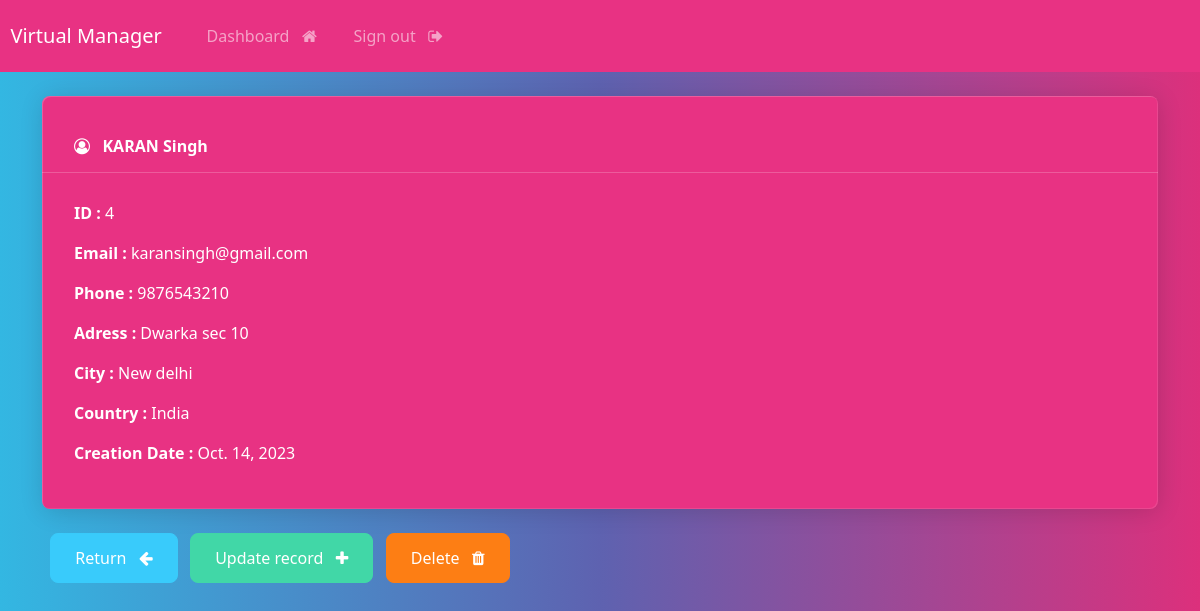
The app's page /record/4 (signed in) with its own data.
### webapp/models.py (models this page shows, shortened)
class Record(models.Model):
    creation_date = models.DateField(auto_now_add=True)
    first_name = models.CharField(max_length=100)
    last_name = models.CharField(max_length=100)
    email = models.CharField(max_length=100)
    phone = models.CharField(max_length=10)
    adress = models.CharField(max_length=100)
    city = models.CharField(max_length=20)
    provience = models.CharField(max_length=100)

### webapp/views.py (the view)
# urls.py: path('record/<int:pk>', views.singular_record, name="record"),
@login_required(login_url='login')
def singular_record(request, pk):
    all_records = Record.objects.get(id=pk)
    context= {'record':all_records}
    return render (request,'webapp/view-record.html',context=context)

### webapp/Templates/webapp/view-record.html (shortened to what this page needs)
{% extends 'webapp/base.html' %}
{% block content %}
<div class="card text-white bg-primary">
    <div class="card-header" >
        <strong>
             <i class="fa fa-user-circle-o" aria-hidden="true"></i>
            &nbsp; {{record.first_name|upper}}
            {{record.last_name}}
        </strong>
    </div>
    <div class="card-body">
        <p><strong>ID  :  </strong>{{record.id}}</p>
        <p><strong>Email  :  </strong>{{record.email}}</p>
        <p><strong>Phone  :  </strong>{{record.phone}}</p>
        <p><strong>Adress :  </strong>{{record.adress}}</p>
        <p><strong>City :  </strong>{{record.city}}</p>
        <p><strong>Country :  </strong>{{record.provience}}</p>
        <p><strong>Creation Date :  </strong>{{record.creation_date}}</p>
    </div>
</div>
    <br>
    <a href="{% url 'dashboard' %}" class="btn btn-info"> Return &nbsp; <i class="fa fa-arrow-left" aria-hidden="true"></i>
    </a>
    <a href="{% url 'update-record' record.id %}" class="btn btn-success"> Update record &nbsp; <i class="fa fa-plus" aria-hidden="true"></i> </a>
    <a href="{% url  'delete-record' record.id %}" class="btn btn-danger">Delete &nbsp; <i class="fa fa-trash" aria-hidden="true"></i>
    </a>
{% endblock %}

### records on screen
Record: first_name "KARAN", last_name "Singh", id "4", email "karansingh@gmail.com", phone "9876543210", adress "Dwarka sec 10", city "New delhi", provience "India", creation_date "Oct. 14, 2023"
